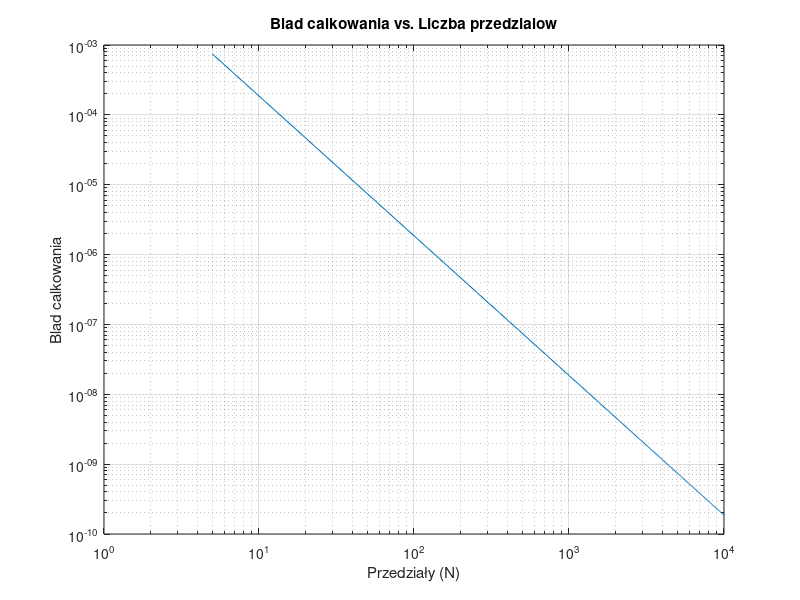

Write the MATLAB code that produced this figure.
function [integration_error, Nt, ft_5, integral_1000] = zadanie1()
    % Numeryczne całkowanie metodą prostokątów.
    % Nt - wektor zawierający liczby podprzedziałów całkowania
    % integration_error - integration_error(1,i) zawiera błąd całkowania wyznaczony
    %   dla liczby podprzedziałów równej Nt(i). Zakładając, że obliczona wartość całki
    %   dla Nt(i) liczby podprzedziałów całkowania wyniosła integration_result,
    %   to integration_error(1,i) = abs(integration_result - reference_value),
    %   gdzie reference_value jest wartością referencyjną całki.
    % ft_5 - gęstość funkcji prawdopodobieństwa dla n=5
    % integral_1000 - całka od 0 do 5 funkcji gęstości prawdopodobieństwa
    %   dla 1000 podprzedziałów całkowania

    reference_value = 0.0473612919396179; % wartość referencyjna całki

    Nt = 5:50:10^4;
    integration_error = [0];
    integral_1000 = [0];
    ft_5 = f(5);
    step = 5 / 1000;
    i = 0;

    integral_1000 = rectangle_integ(@f, 1000);

    for i = 1:length(Nt)
        N = Nt(i);
        integration_result = rectangle_integ(@f, N);
        integration_error(i) = abs(integration_result - reference_value);
    end

    loglog(Nt, integration_error);
    xlabel('Przedziały (N)');
    ylabel('Blad calkowania');
    title('Blad calkowania vs. Liczba przedzialow');
    grid on;
    print -dpng 'zadanie1.png';

end

function [value] = f(t)
sigma = 3;
mi = 10;
value = 1 / (sigma * sqrt(2*pi)) * exp( (-(t-mi)^2)/ (2*sigma^2) );

end

function integral = rectangle_integ(f, N)
    a = 0;
    b = 5;
    
    h = (b - a) / N;
    
    integral = 0;
    
    for i = 1:N
        x = a + (i - 0.5) * h;
        integral = integral + f(x);
    end
    
    integral = integral * h;
end